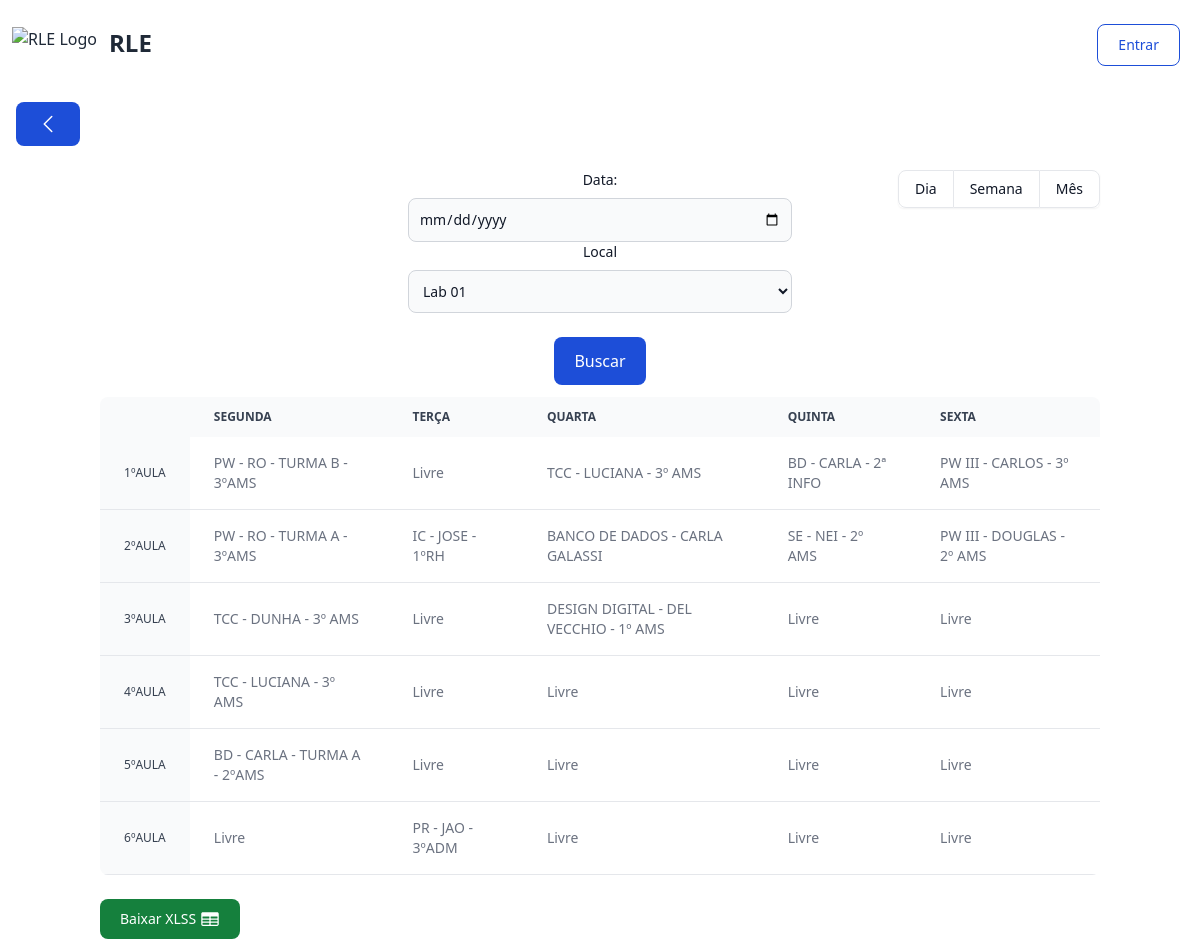
/Calendario/semanaV2.php, run on the app's committed database.
### tables this page shows
CREATE TABLE `cronograma` (
  `cro_cod` int(11) NOT NULL,
  `cro_desc` varchar(200) DEFAULT NULL,
  `cro_aula` int(11) NOT NULL,
  `cro_sem` int(11) NOT NULL,
  `cro_isActive` bit(1) NOT NULL,
  `lab_cod` int(11) NOT NULL,
  `prof_cod` int(11) NOT NULL
);

CREATE TABLE `reserva` (
  `res_cod` int(11) NOT NULL,
  `res_desc` varchar(200) DEFAULT NULL,
  `res_aula` int(11) NOT NULL,
  `res_data` date NOT NULL,
  `res_dataRes` datetime NOT NULL,
  `res_isActive` bit(1) NOT NULL,
  `lab_cod` int(11) NOT NULL,
  `prof_cod` int(11) DEFAULT NULL
);

CREATE TABLE `professor` (
  `prof_cod` int(11) NOT NULL,
  `prof_nome` varchar(40) NOT NULL,
  `prof_senha` varchar(20) NOT NULL,
  `prof_cargo` varchar(10) NOT NULL,
  `prof_isActive` bit(1) NOT NULL
);

### Calendario/semanaV2.php (the view, shortened to what this page needs)
<?php
include_once ("../navbar2.php");
?>
<div class="px-4 mx-auto max-w-screen-xl ">
    <a href="../" class="my-4 text-white bg-blue-700 hover:bg-blue-800 focus:ring-4 focus:outline-none focus:ring-blue-300 font-medium rounded-lg text-sm px-5 py-2.5 text-center inline-flex items-center dark:bg-blue-600 dark:hover:bg-blue-700 dark:focus:ring-blue-800">
    <svg xmlns="http://www.w3.org/2000/svg" fill="none" viewBox="0 0 24 24" stroke-width="1.5" stroke="currentColor" class="size-6">
    <path stroke-linecap="round" stroke-linejoin="round" d="M15.75 19.5 8.25 12l7.5-7.5" />
    </svg>
    </a>
</div>
<div class="container mx-auto px-3">
    <div class="inline-flex rounded-md shadow-sm float-right" role="group">
      <a href="diaV3.php" type="button" class="px-4 py-2 text-sm font-medium text-gray-900 bg-white border border-gray-200 rounded-s-lg hover:bg-gray-100 hover:text-blue-700 focus:z-10 focus:ring-2 focus:ring-blue-700 focus:text-blue-700 dark:bg-gray-800 dark:border-gray-700 dark:text-white dark:hover:text-white dark:hover:bg-gray-700 dark:focus:ring-blue-500 dark:focus:text-white" selected>
        Dia
      </a>
      <a href="semanaV2.php" type="button" class="px-4 py-2 text-sm font-medium text-gray-900 bg-white border-t border-b border-gray-200 hover:bg-gray-100 hover:text-blue-700 focus:z-10 focus:ring-2 focus:ring-blue-700 focus:text-blue-700 dark:bg-gray-800 dark:border-gray-700 dark:text-white dark:hover:text-white dark:hover:bg-gray-700 dark:focus:ring-blue-500 dark:focus:text-white">
        Semana
      </a>
      <a type="button" class="px-4 py-2 text-sm font-medium text-gray-900 bg-white border border-gray-200 rounded-e-lg hover:bg-gray-100 hover:text-blue-700 focus:z-10 focus:ring-2 focus:ring-blue-700 focus:text-blue-700 dark:bg-gray-800 dark:border-gray-700 dark:text-white dark:hover:text-white dark:hover:bg-gray-700 dark:focus:ring-blue-500 dark:focus:text-white" disabled>
        Mês
      </a>
    </div>
<div class="row g-0 text-center">
    <div class="col-6 col-md-4">
<form class="max-w-sm mx-auto mb-3 mt-2" >
    <label for="data" class="block mb-2 text-sm font-medium text-gray-900 dark:text-white">Data:</label>
    <input name="data" id="data" type="date" class="bg-gray-50 border border-gray-300 text-gray-900 text-sm rounded-lg focus:ring-blue-500 focus:border-blue-500 block w-full p-2.5  dark:bg-gray-700 dark:border-gray-600 dark:placeholder-gray-400 dark:text-white dark:focus:ring-blue-500 dark:focus:border-blue-500" placeholder="Select date">
    <label for="lab" class="block mb-2 text-sm font-medium text-gray-900 dark:text-white">Local</label>
    <select id="lab" name="lab" class="bg-gray-50 border border-gray-300 text-gray-900 text-sm rounded-lg focus:ring-blue-500 focus:border-blue-500 block w-full p-2.5 dark:bg-gray-700 dark:border-gray-600 dark:placeholder-gray-400 dark:text-white dark:focus:ring-blue-500 dark:focus:border-blue-500">
    <?php
    $slq = mysqli_query($conexao, "SELECT * FROM laboratorio");
    while ($labs = mysqli_fetch_array($slq)) {
        if ($labs['lab_isActive'] == true) {
            if(isset($_GET['lab'])){
                if($_GET['lab'] != $labs['lab_cod']){
                    echo '<option value='.$labs['lab_cod'].'>'.$labs['lab_nome'].'</option>';
                }else{
                    echo '<option value='.$_GET['lab'].' Selected>'.$nomelab.'</option>';
                }
            }else{
                echo '<option value='.$labs['lab_cod'].'>'.$labs['lab_nome'].'</option>';
            }
        }}; ?>
            </select><br>
            <input type="submit" class="inline-flex justify-center items-center py-3 px-5 text-base font-medium text-center text-white rounded-lg bg-blue-700 hover:bg-blue-800 focus:ring-4 focus:ring-blue-300 dark:focus:ring-blue-900" value="Buscar">
        </form>
    </div>
    <div class="relative overflow-x-auto sm:rounded-lg">
        <table id="table-semana" class="w-full text-sm text-left rtl:text-right text-gray-500 dark:text-gray-400">
            <thead class="text-xs text-gray-700 uppercase bg-gray-50 dark:bg-gray-700 dark:text-gray-400">
                <tr>
                    <th scope="col" class="px-6 py-3"></th>
                    <th scope="col" class="px-6 py-3">
                        Segunda
                    </th>
                    <th scope="col" class="px-6 py-3">
                        Terça
                    </th>
                    <th scope="col" class="px-6 py-3">
                        Quarta
                    </th>
                    <th scope="col" class="px-6 py-3">
                        Quinta
                    </th>
                    <th scope="col" class="px-6 py-3">
                        Sexta
                    </th>
                </tr>
            </thead>
            <tbody>
<?php
if(isset($_GET['data'])){
    $data = new DateTime($_GET['data']);
    $timestamp = strtotime($data->format('d-m-Y'));
    $arrydata = getdate($timestamp);
    $sem = $arrydata['wday'];
}else{
    $data = new DateTime();
}
if (isset($_GET['lab'])) {
    $lab = $_GET['lab'];
} else {
    $labs = mysqli_fetch_array(mysqli_query($conexao, "SELECT * FROM laboratorio"));
    $lab = $labs['lab_cod'];
}
$diaN = date("w", strtotime($data->format('Y-m-d')));
$data->modify('-' . $diaN . ' day');
$data->modify('+1 day');
$dia = array();
for($i = 1;$i <=5;$i++){
array_push($dia,$data->format('Y-m-d'));
$data->modify('+1 day');
}
for ($aula = 1; $aula <= 6; $aula++)  {
        $slq_reserva = mysqli_query($conexao, "SELECT r.res_aula as aula,r.res_desc as descr,r.res_isActive as active, p.prof_nome as prof, r.res_data as dia FROM reserva as r INNER JOIN professor as p on r.prof_cod=p.prof_cod INNER JOIN laboratorio as l on r.lab_cod=l.lab_cod WHERE r.res_aula = '$aula' AND r.lab_cod='$lab' ORDER BY r.res_aula ASC");
        $slq_cronograma = mysqli_query($conexao, "SELECT c.cro_aula as aula,c.cro_desc as descr,c.cro_isActive as active,p.prof_nome as prof,c.cro_sem as sem FROM cronograma as c INNER JOIN laboratorio as l on c.lab_cod=l.lab_cod INNER JOIN professor as p on c.prof_cod=p.prof_cod WHERE c.cro_aula = '$aula' AND c.lab_cod='$lab' ORDER BY c.cro_aula ASC");
        while ($reserva = mysqli_fetch_array($slq_reserva)) {
                switch ($reserva["dia"]) {
                    case $dia['2']:
                        $qua = array('desc' => $reserva['descr'],'prof' => $reserva['prof']);
                        break;
                    default:
                        break;
                    }
            }
            while ($crono = mysqli_fetch_array($slq_cronograma)) {
                switch ($crono["sem"]) {
                    case "1":
                        $seg = ['desc' => $crono['descr']];
                        break;
                    case "2":
                        $ter = ['desc' => $crono['descr']];
                        break;
                    case "3":
                        $qua = ['desc' => $crono['descr']];
                        break;
                    case "4":
                        $qui = ['desc' => $crono['descr']];
                        break;
                    case "5":
                        $sex = ['desc' => $crono['descr']];
                        break;
                    }
            }
        ?>
        <tr class="bg-white border-b dark:bg-gray-800 dark:border-gray-700">
                    <th scope="row" class="px-6 py-4 font-medium whitespace-nowrap text-xs text-gray-700 uppercase bg-gray-50 dark:bg-gray-700 dark:text-gray-400" >
                        <?php echo $aula; ?>ºAula
                    </th>
                    <td class="px-6 py-4">
                        <?php if(!isset($seg['desc'])){echo "Livre ";}else{echo $seg['desc'];if(isset($seg['prof'])){echo ' - '.$seg['prof'];}}?>
                    </td>
                    <td class="px-6 py-4">
                        <?php if(!isset($ter['desc'])){echo "Livre ";}else{echo $ter['desc'];if(isset($ter['prof'])){echo ' - '.$ter['prof'];}}?>
                    </td>
                    <td class="px-6 py-4">
                        <?php if(!isset($qua['desc'])){echo "Livre ";}else{echo $qua['desc'];if(isset($qua['prof'])){echo ' - '.$qua['prof'];}}?>
                    </td>
                    <td class="px-6 py-4">
                        <?php if(!isset($qui['desc'])){echo "Livre ";}else{echo $qui['desc'];if(isset($qui['prof'])){echo ' - '.$qui['prof'];}}?>
                    </td>
                    <td class="px-6 py-4">
                        <?php if(!isset($sex['desc'])){echo "Livre ";}else{echo $sex['desc'];if(isset($sex['prof'])){echo ' - '.$sex['prof'];}}?>
                    </td>
                </tr>
    </div>
    <?php
    $seg = null;
    $ter = null;
    $qua = null;
    $qui = null;
    $sex = null;
}?>
<br>
<button id="excel-button" class="flex flex-row gap-1 place-content-center text-white bg-green-700 hover:bg-green-800 focus:ring-4 focus:ring-green-300 font-medium rounded-lg text-sm px-5 py-2.5 me-2 mb-2 dark:bg-green-600 dark:hover:bg-green-700 dark:focus:ring-green-800"">Baixar XLSS
</button>

### data on the page
cronograma: cro_desc "PW - RO - TURMA B - 3ºAMS"
cronograma: cro_desc "TCC - LUCIANA - 3º AMS"
cronograma: cro_desc "BD - CARLA - 2ª INFO"
cronograma: cro_desc "PW III - CARLOS - 3º AMS"
cronograma: cro_desc "PW - RO - TURMA A - 3ºAMS"
cronograma: cro_desc "IC - JOSE - 1ºRH"
reserva: res_desc "BANCO DE DADOS", prof_cod.prof_nome "CARLA GALASSI"
cronograma: cro_desc "SE - NEI - 2º AMS"
cronograma: cro_desc "PW III - DOUGLAS - 2º AMS"
cronograma: cro_desc "TCC - DUNHA - 3º AMS", shows "Livre", cronograma.cro_desc "DESIGN DIGITAL - DEL VECCHIO - 1º AMS"
cronograma: cro_desc "TCC - LUCIANA - 3º AMS", shows "Livre"
cronograma: cro_desc "BD - CARLA - TURMA A - 2ºAMS", shows "Livre"
cronograma: shows "Livre", cro_desc "PR - JAO - 3ºADM"

### other printed values
form field lab "Lab 01"
